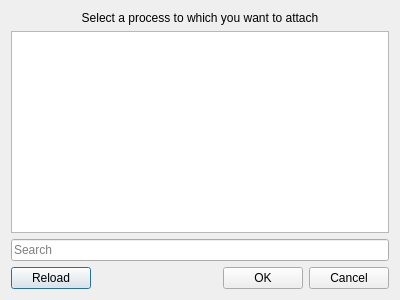
<?xml version="1.0" encoding="UTF-8"?>
<ui version="4.0">
 <class>SelectProcessDialog</class>
 <widget class="QDialog" name="SelectProcessDialog">
  <property name="geometry">
   <rect>
    <x>0</x>
    <y>0</y>
    <width>400</width>
    <height>300</height>
   </rect>
  </property>
  <property name="windowTitle">
   <string>Select Process</string>
  </property>
  <layout class="QVBoxLayout" name="verticalLayout">
   <item>
    <widget class="QLabel" name="label">
     <property name="text">
      <string>Select a process to which you want to attach</string>
     </property>
     <property name="alignment">
      <set>Qt::AlignCenter</set>
     </property>
     <property name="wordWrap">
      <bool>true</bool>
     </property>
    </widget>
   </item>
   <item>
    <widget class="QListWidget" name="process_list"/>
   </item>
   <item>
    <widget class="QLineEdit" name="search_edit">
     <property name="placeholderText">
      <string>Search</string>
     </property>
    </widget>
   </item>
   <item>
    <layout class="QHBoxLayout" name="horizontalLayout">
     <item>
      <widget class="QPushButton" name="reload_button">
       <property name="text">
        <string>Reload</string>
       </property>
      </widget>
     </item>
     <item>
      <spacer name="horizontalSpacer">
       <property name="orientation">
        <enum>Qt::Horizontal</enum>
       </property>
       <property name="sizeHint" stdset="0">
        <size>
         <width>40</width>
         <height>20</height>
        </size>
       </property>
      </spacer>
     </item>
     <item>
      <widget class="QPushButton" name="ok_button">
       <property name="text">
        <string>OK</string>
       </property>
      </widget>
     </item>
     <item>
      <widget class="QPushButton" name="cancel_button">
       <property name="text">
        <string>Cancel</string>
       </property>
      </widget>
     </item>
    </layout>
   </item>
  </layout>
 </widget>
 <resources/>
 <connections/>
</ui>
